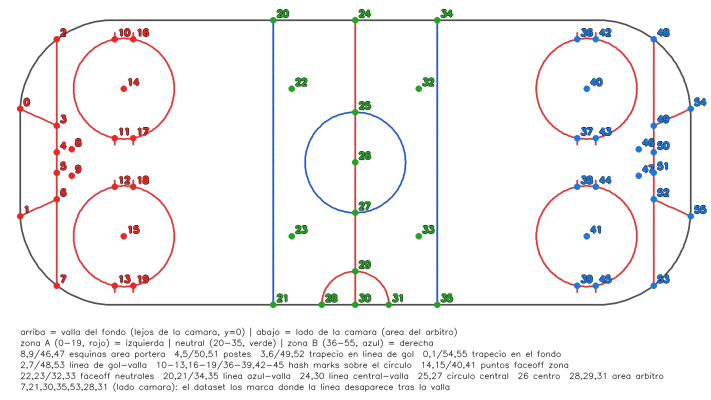
#> input picture rink_keypoints_map.png, 1421 x 799 px, given in place of clip2.mp4, which was not available (shown at 1/2 size)
$ python field_lab_zones.py
#> lines starting #> are read from the running program, lines starting #| are printed output that depends on the picture; after the words box and inside, x2 and y2 are one past the last pixel; in counts of white or black regions, pixels touching at a corner belong together; pictures that were not available may be replaced by others from this repository, and a replacement may not be noted
"""Deteccion de zonas del campo, hibrido HSV + Lab (con extras experimentales).

  - Hielo: igual que en las versiones HSV/YCbCr (S<=s_ice_max & V>=v_ice_min),
    porque en la practica segmenta mucho mejor el hielo que un criterio de
    cromaticidad neutra.
  - Rojo/azul: con los canales de crominancia de Lab (a = verde<->rojo,
    b = azul<->amarillo). Estructuras rojas/azules ademas deben caer FUERA
    de la mascara de hielo (S alta o V baja).
  - Resolucion real: a diferencia de las versiones anteriores, aqui NO se
    reduce el frame a 0.5x antes de calcular las mascaras -ese resize
    promediaba (INTER_AREA) lineas finas con el hielo de alrededor y
    diluia su color antes de convertir a Lab-. Se trabaja al tamano nativo
    del video; solo se reescala para pintar en pantalla si hace falta
    (matplotlib lo hace solo, sin perder precision de calculo).
  - Neutro medido ("busqueda del neutral"): en vez de comparar a/b contra
    el 128 fijo de la teoria, se puede calibrar contra la MEDIANA de a/b
    de los pixeles que ya caen dentro de la mascara de hielo de ESE frame.
    Si la iluminacion de pista le da un tinte al hielo, el neutro real no
    es 128 y perdias margen de separacion; con esto se autoajusta por
    frame. Toggle "neutro = mediana hielo".
  - Ganancia de crominancia: separa a/b de su centro (128 o el medido)
    multiplicando la distancia. Solo toca a/b, nunca L ni R/G/B por
    separado, asi que no distorsiona el hue.
  - Mezcla con H (HSV): toggle "combinar con H (HSV)" que exige ADEMAS que
    el hue este en un rango razonable de rojo/azul (umbrales fijos, no
    expuestos como slider para no saturar la UI). La idea es que el ruido
    de compresion en 'a'/'b' y el ruido en 'H' no estan perfectamente
    correlados, asi que exigir que ambas señales coincidan debería tirar
    menos falsos positivos que cualquiera de las dos por separado.
  - Selector de vista: en vez de 6 paneles pequenos a la vez, un unico
    panel grande + botones de radio para elegir cual ver (como en
    test_colors.py). Mas facil de inspeccionar detalle con el frame a
    resolucion completa.

Uso:
  python field_lab_zones.py --video clip2.mp4
"""
import argparse

import cv2
import numpy as np
import matplotlib.pyplot as plt
from matplotlib.widgets import Slider, CheckButtons, RadioButtons

# umbrales de hue fijos para el modo "combinar con H (HSV)" - no se exponen
# como slider porque son un filtro secundario grueso, no el criterio principal.
HUE_ROJO_MARGEN = 15   # rojo: H<=margen o H>=179-margen
HUE_AZUL_LO = 95       # azul: H en [lo, hi]
HUE_AZUL_HI = 135

MIN_PIX_HIELO_PARA_NEUTRO = 500  # si hay menos pixeles de hielo, usa 128 fijo

parser = argparse.ArgumentParser()
parser.add_argument("--video", default="clip2.mp4")
args = parser.parse_args()

cap = cv2.VideoCapture(args.video)
if not cap.isOpened():
    raise IOError(f"no se pudo abrir el video {args.video}")
n_frames = int(cap.get(cv2.CAP_PROP_FRAME_COUNT))

estado = {
    "frame": 0,
    "s_ice_max": 50,        # hielo: saturacion (HSV) <= esto
    "v_ice_min": 140,       # hielo: value (HSV) >= esto
    "dist_rojo": 22,        # rojo: (a con ganancia) - centro >= esto
    "dist_azul": 28,        # azul: centro - (b con ganancia) >= esto
    "l_struct_min": 60,     # rojo/azul: L dentro de [min, max]
    "l_struct_max": 255,
    "ganancia_ab_x10": 15,  # ganancia sobre (a-centro) y (b-centro), en decimas (10 = x1.0)
    "limpiar": False,       # apertura+cierre morfologico para quitar ruido suelto
    "neutro_medido": False, # centro de a/b = mediana del hielo del frame, en vez de 128 fijo
    "usar_hue": False,      # exigir tambien que el hue (HSV) encaje con rojo/azul
    "vista": "overlay",
}

_cache = {"idx": None, "bgr": None}


def get_frame_bgr(idx):
    if _cache["idx"] == idx:
        return _cache["bgr"]
    cap.set(cv2.CAP_PROP_POS_FRAMES, idx)
    ret, frame = cap.read()
    if not ret:
        return None
    _cache["idx"], _cache["bgr"] = idx, frame
    return frame


_kernel = np.ones((3, 3), np.uint8)


# [4 lines left out: function limpiar_mask, not called in this run]


def centro_ab(hielo_bool, a, b):
    """Centro (neutro) para a y b: 128 fijo, o la mediana del hielo del frame
    si el toggle esta activo y hay pixeles de hielo suficientes."""
    if not estado["neutro_medido"]:
        return 128.0, 128.0
    n = int(np.count_nonzero(hielo_bool))
    if n < MIN_PIX_HIELO_PARA_NEUTRO:
        return 128.0, 128.0
    return float(np.median(a[hielo_bool])), float(np.median(b[hielo_bool]))


def calcular_mascaras(bgr):
    h, s, v = cv2.split(cv2.cvtColor(bgr, cv2.COLOR_BGR2HSV))
    l, a, b = cv2.split(cv2.cvtColor(bgr, cv2.COLOR_BGR2Lab))

    hielo_bool = (s <= estado["s_ice_max"]) & (v >= estado["v_ice_min"])
    no_hielo = ~hielo_bool   # opuesto literal a la mascara de hielo

    ca, cb = centro_ab(hielo_bool, a, b)
    ganancia = estado["ganancia_ab_x10"] / 10.0
    a_g = ca + (a.astype(np.float32) - ca) * ganancia
    b_g = cb + (b.astype(np.float32) - cb) * ganancia

    l_rango = (l >= estado["l_struct_min"]) & (l <= estado["l_struct_max"])
    rojo = (a_g - ca >= estado["dist_rojo"]) & l_rango & no_hielo
    azul = (cb - b_g >= estado["dist_azul"]) & l_rango & no_hielo

    if estado["usar_hue"]:
        hue_rojo = (h <= HUE_ROJO_MARGEN) | (h >= 179 - HUE_ROJO_MARGEN)
        hue_azul = (h >= HUE_AZUL_LO) & (h <= HUE_AZUL_HI)
        rojo = rojo & hue_rojo
        azul = azul & hue_azul

    hielo = (hielo_bool.astype(np.uint8)) * 255
    rojo = (rojo.astype(np.uint8)) * 255
    azul = (azul.astype(np.uint8)) * 255

    if estado["limpiar"]:
        hielo = limpiar_mask(hielo)
        rojo = limpiar_mask(rojo)
        azul = limpiar_mask(azul)

    return hielo, rojo, azul, ca, cb


def overlay_rgb(bgr, hielo, rojo, azul):
    rgb = cv2.cvtColor(bgr, cv2.COLOR_BGR2RGB).astype(np.float32)
    out = rgb.copy()
    out[hielo > 0] = out[hielo > 0] * 0.5 + np.array([255.0, 255.0, 255.0]) * 0.5
    out[rojo > 0] = (255.0, 0.0, 255.0)   # magenta
    out[azul > 0] = (0.0, 255.0, 255.0)   # cian
    return np.clip(out, 0, 255).astype(np.uint8)


VISTAS = ["original", "overlay", "hielo", "rojo", "azul", "combinado"]


def imagen_vista(nombre, frame, hielo, rojo, azul):
    if nombre == "original":
        return cv2.cvtColor(frame, cv2.COLOR_BGR2RGB)
    if nombre == "overlay":
        return overlay_rgb(frame, hielo, rojo, azul)
    if nombre == "hielo":
        return hielo
    if nombre == "rojo":
        return rojo
    if nombre == "azul":
        return azul
    return overlay_rgb(frame, np.zeros_like(hielo), rojo, azul)   # combinado


# ======================= FIGURA =======================
fig = plt.figure(figsize=(15, 9))
try:
    fig.canvas.manager.set_window_title("Zonas del campo por Lab (resolucion real)")
except Exception:
    pass

ax_big = fig.add_axes((0.22, 0.35, 0.75, 0.60))
ax_big.axis("off")
im_big = ax_big.imshow(np.zeros((2, 2, 3), np.uint8))

ax_radio_ver = fig.add_axes((0.02, 0.55, 0.17, 0.40))
ax_radio_ver.set_title("ver", fontsize=9)
radio_ver = RadioButtons(ax_radio_ver, VISTAS, active=VISTAS.index(estado["vista"]))
for t in radio_ver.labels:
    t.set_fontsize(8)

# --- sliders ---
slider_specs = [
    ("frame", "frame", 0, max(n_frames - 1, 1), 1),
    ("s_ice_max", "hielo S<=", 0, 255, 1),
    ("v_ice_min", "hielo V>=", 0, 255, 1),
    ("dist_rojo", "rojo dist>=", 0, 127, 1),
    ("dist_azul", "azul dist>=", 0, 127, 1),
    ("l_struct_min", "rojo/azul L>=", 0, 255, 1),
    ("l_struct_max", "rojo/azul L<=", 0, 255, 1),
    ("ganancia_ab_x10", "ganancia a/b (x0.1)", 10, 80, 1),
]
sliders = {}
y0 = 0.30
for i, (clave, label, vmin, vmax, step) in enumerate(slider_specs):
    ax_s = fig.add_axes((0.08, y0 - i * 0.032, 0.48, 0.02))
    sliders[clave] = Slider(ax_s, label, vmin, vmax, valinit=estado[clave], valstep=step)

ax_check = fig.add_axes((0.60, 0.02, 0.20, 0.13))
CHECKS = [
    ("limpiar (morf.)", "limpiar"),
    ("neutro = mediana hielo", "neutro_medido"),
    ("combinar con H (HSV)", "usar_hue"),
]
check = CheckButtons(ax_check, [lbl for lbl, _ in CHECKS], [estado[k] for _, k in CHECKS])
for t in check.labels:
    t.set_fontsize(7.5)

legend_text = fig.text(0.82, 0.32, "", fontsize=7, family="monospace", va="top")
info_text = fig.text(0.82, 0.16, "clic sobre la imagen para inspeccionar S/V/L/a/b",
                      fontsize=7, family="monospace", va="top")


def _ok(b):
    return "OK" if b else "no"


def texto_condiciones(ca, cb):
    origen = "medido" if estado["neutro_medido"] else "fijo"
    txt = (
        "condiciones actuales:\n"
        f"hielo: S<={estado['s_ice_max']}  &  V>={estado['v_ice_min']}\n"
        f"centro a/b ({origen}): ca={ca:.0f}  cb={cb:.0f}\n"
        f"rojo : (a_g-ca)>={estado['dist_rojo']}  &  L en [{estado['l_struct_min']},{estado['l_struct_max']}]"
        f"  &  NOT-hielo\n"
        f"azul : (cb-b_g)>={estado['dist_azul']}  &  L en [{estado['l_struct_min']},{estado['l_struct_max']}]"
        f"  &  NOT-hielo\n"
        f"ganancia a/b: x{estado['ganancia_ab_x10'] / 10.0:.1f}"
    )
    if estado["usar_hue"]:
        txt += (f"\n+ H rojo<={HUE_ROJO_MARGEN} o >={179 - HUE_ROJO_MARGEN}"
                f"  |  H azul en [{HUE_AZUL_LO},{HUE_AZUL_HI}]")
    return txt


def redibujar():
    frame = get_frame_bgr(estado["frame"])
    if frame is None:
        return
    hielo, rojo, azul, ca, cb = calcular_mascaras(frame)
    img = imagen_vista(estado["vista"], frame, hielo, rojo, azul)
    im_big.set_data(img)
    im_big.set_extent((0, img.shape[1], img.shape[0], 0))
    ax_big.set_title(f'vista: {estado["vista"]}', fontsize=10)

    total = hielo.size
    pct_hielo = 100.0 * np.count_nonzero(hielo) / total
    pct_rojo = 100.0 * np.count_nonzero(rojo) / total
    pct_azul = 100.0 * np.count_nonzero(azul) / total
    fig.suptitle(
        f'frame {estado["frame"]} / {n_frames - 1}   '
        f'hielo {pct_hielo:5.1f}%   rojo {pct_rojo:5.1f}%   azul {pct_azul:5.1f}%'
    )
    legend_text.set_text(texto_condiciones(ca, cb))
    fig.canvas.draw_idle()


def on_slider(clave):
    def _cb(v):
        estado[clave] = int(v)
        redibujar()
    return _cb


for clave, slider in sliders.items():
    slider.on_changed(on_slider(clave))


def on_radio_ver(label):
    estado["vista"] = label
    redibujar()


radio_ver.on_clicked(on_radio_ver)


# [6 lines left out: function on_check, not called in this run]


check.on_clicked(on_check)


# [52 lines left out: functions on_key, on_click, not called in this run]


fig.canvas.mpl_connect("key_press_event", on_key)
fig.canvas.mpl_connect("button_press_event", on_click)

redibujar()
#> in get_frame_bgr, frame is the input picture: shape (799, 1421, 3); mean B, G, R 243.9, 243.3, 244.9
#> in calcular_mascaras, `l, a, b = cv2.split(cv2.cvtColor(bgr, cv2.COLOR_BGR2Lab))`:
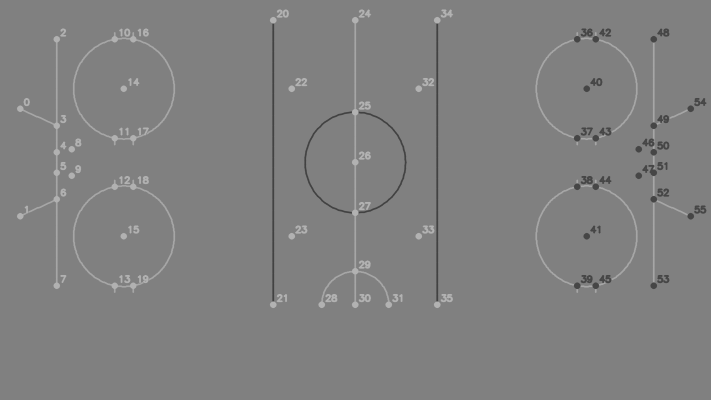
#> b: shape (799, 1421) (shown at 1/2 size); min 66, max 178, mean 128.3
#> in calcular_mascaras, `hielo_bool = (s <= estado["s_ice_max"]) & (v >= estado["v_ice_min"])`:
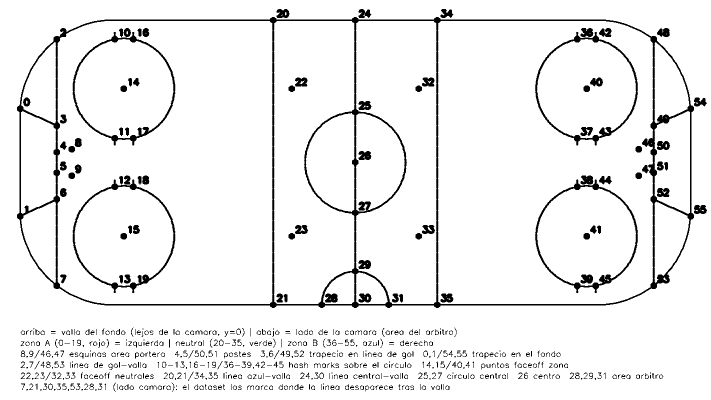
#> hielo_bool: shape (799, 1421) bool (shown at 1/2 size); 93.7% white; 651 black regions (171 under 20 px), largest, box (x1, y1, x2, y2) and area: (34, 34, 1388, 616) 29057, (1070, 359, 1276, 586) 3186, (1070, 64, 1276, 291) 3171
#> in calcular_mascaras, `no_hielo = ~hielo_bool`:
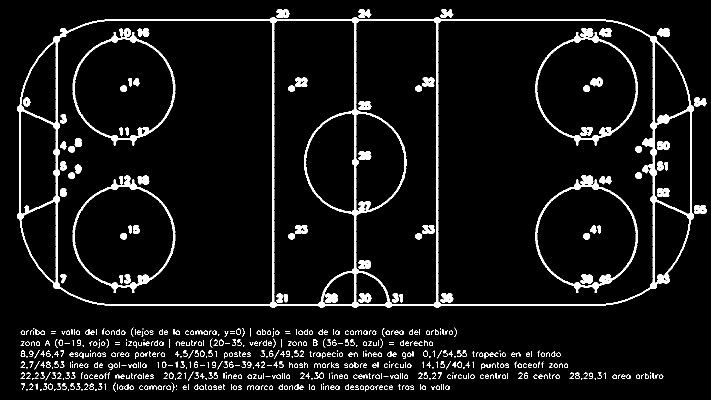
#> no_hielo: shape (799, 1421) bool (shown at 1/2 size); 6.3% white; 651 white regions (171 under 20 px), largest, box (x1, y1, x2, y2) and area: (34, 34, 1388, 616) 29057, (1070, 359, 1276, 586) 3186, (1070, 64, 1276, 291) 3171
#> in calcular_mascaras, `ca, cb = centro_ab(hielo_bool, a, b)`: ca = 128
#> in calcular_mascaras, `l_rango = (l >= estado["l_struct_min"]) & (l <= estado["l_struct_max"])`:
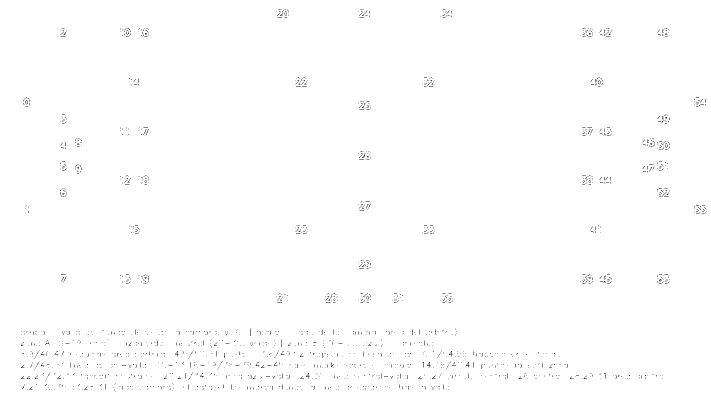
#> l_rango: shape (799, 1421) bool (shown at 1/2 size); 99.5% white; black in thin lines or dots
#> in calcular_mascaras, `rojo = (a_g - ca >= estado["dist_rojo"]) & l_rango & no_hielo`: rojo: shape (799, 1421) bool; 2.4% white; 75 white regions (5 under 20 px), largest, box (x1, y1, x2, y2) and area: (34, 72, 120, 578) 3398, (145, 359, 351, 586) 3074, (145, 64, 351, 291) 3050
#> in calcular_mascaras, `azul = (cb - b_g >= estado["dist_azul"]) & l_rango & no_hielo`:
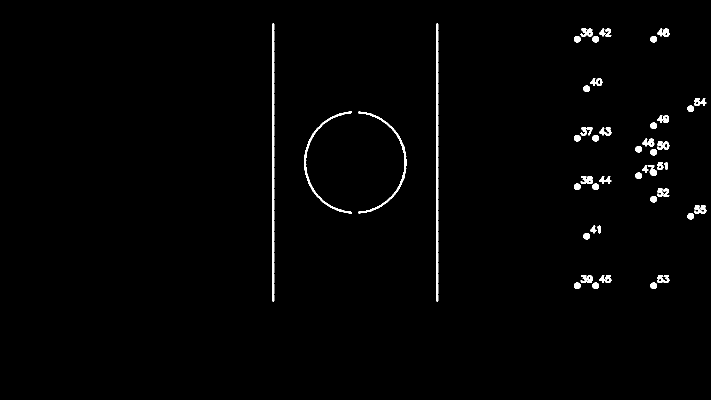
#> azul: shape (799, 1421) bool (shown at 1/2 size); 1.2% white; 47 white regions, largest, box (x1, y1, x2, y2) and area: (544, 47, 549, 603) 2170, (872, 47, 877, 603) 2170, (717, 223, 814, 427) 1132
#> in overlay_rgb, `return np.clip(out, 0, 255).astype(np.uint8)`:
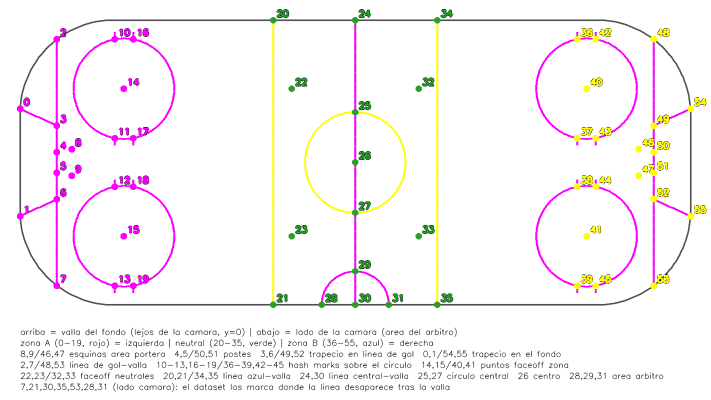
#> returned value: shape (799, 1421, 3) (shown at 1/2 size); mean of channels 0, 1, 2 245.5, 244.3, 248.7; drawn as B, G, R
#> in redibujar, `pct_hielo = 100.0 * np.count_nonzero(hielo) / total`: pct_hielo = 93.69
#> in redibujar, `pct_rojo = 100.0 * np.count_nonzero(rojo) / total`: pct_rojo = 2.4
#> in redibujar, `pct_azul = 100.0 * np.count_nonzero(azul) / total`: pct_azul = 1.25
plt.show()
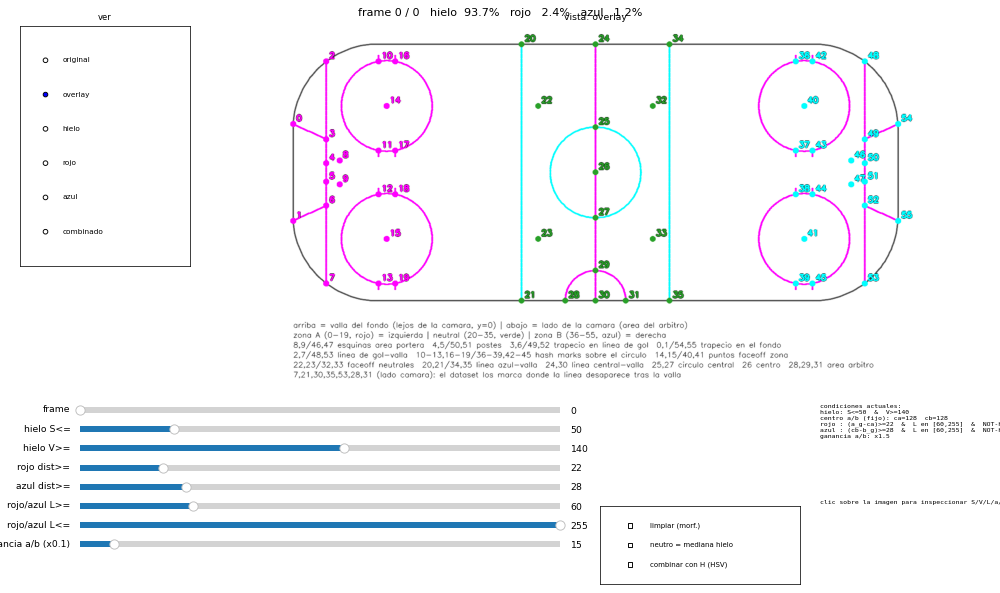
#> figure drawn by matplotlib, 11 panels
cap.release()
